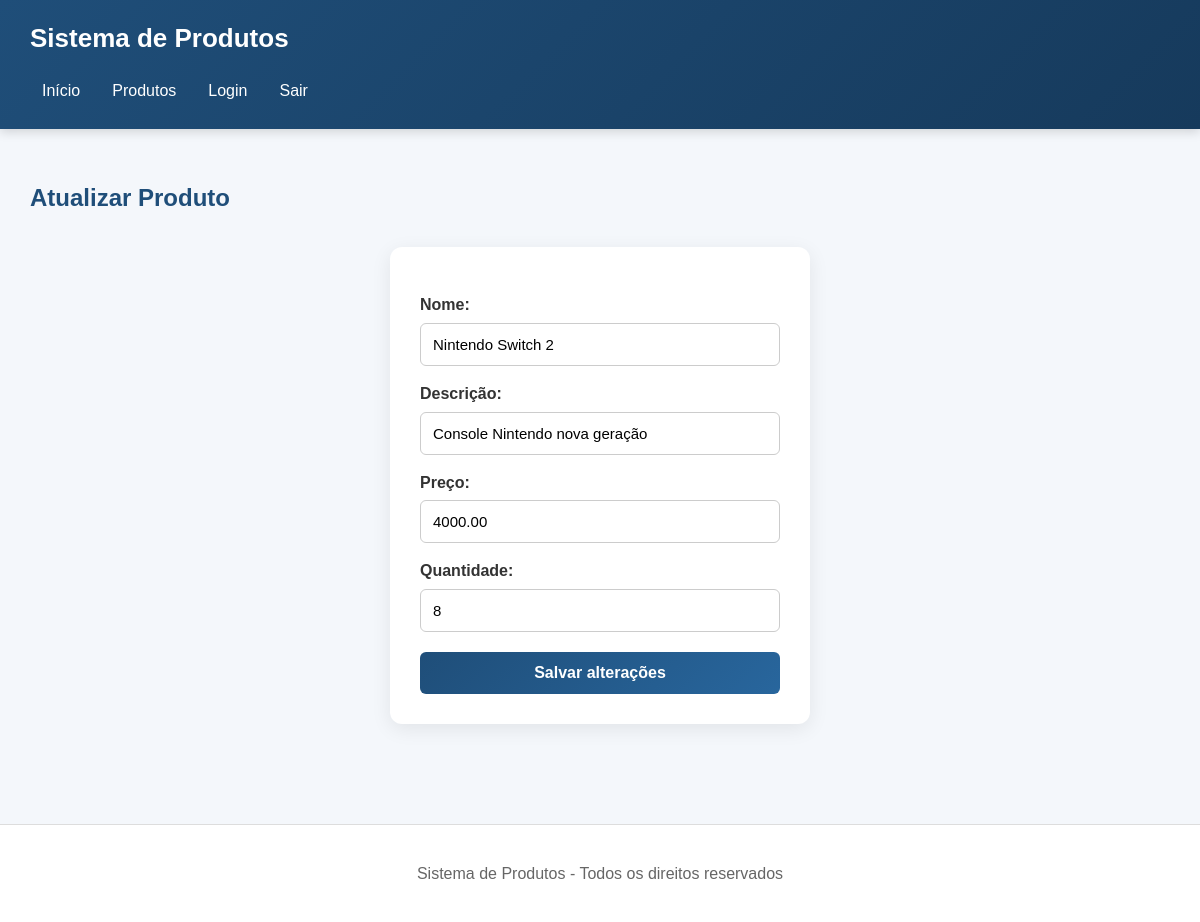
The app's page /produtos/atualizar.php?id=4 (signed in) with its own data.
### tables this page shows
CREATE TABLE `produtos` (
  `id` int(11) NOT NULL,
  `nome` varchar(100) NOT NULL,
  `descricao` varchar(255) NOT NULL,
  `preco` decimal(10,2) NOT NULL,
  `quantidade` int(11) NOT NULL
);

### produtos/atualizar.php (the view, shortened to what this page needs)
<?php
require __DIR__ . '/../conexao.php';
$id = $_GET['id'];
$sql = "SELECT * FROM produtos WHERE id = '$id'";
$resultado = mysqli_query($conexao, $sql);
$produto = mysqli_fetch_assoc($resultado);
?>
<?php require __DIR__ . '/../cabecalho.php'; ?>
<main>
    <h2>Atualizar Produto</h2>
    <form action="atualizar.php" method="POST">
        <label>Nome:</label>
        <input type="text" name="nome" value="<?php echo $produto['nome']; ?>"><br>
        <label>Descrição:</label>
        <input type="text" name="descricao" value="<?php echo $produto['descricao']; ?>"><br>
        <label>Preço:</label>
        <input type="text" name="preco" value="<?php echo $produto['preco']; ?>"><br>
        <label>Quantidade:</label>
        <input type="text" name="quantidade" value="<?php echo $produto['quantidade']; ?>"><br>
        <button type="submit">Salvar alterações</button>
    </form>
</main>
<?php require __DIR__ . '/../rodape.php'; ?>

### css/style.css (style rules this page uses)
* { box-sizing: border-box; }
body { font-family: Arial, sans-serif; margin: 0; background: #f4f7fb; color: #333; line-height: 1.6; }
main { width: 100%; max-width: 1200px; margin: 0 auto; padding: 30px; }
main h1, main h2, main h3 { color: #1f4e79; }
form { width: 100%; max-width: 420px; margin: 30px auto; background-color: white; padding: 30px; border-radius: 12px; box-shadow: 0 5px 20px rgba(0, 0, 0, 0.08); }
form label { display: block; margin-top: 15px; margin-bottom: 5px; font-weight: bold; color: #333; }
form input { width: 100%; padding: 12px; border: 1px solid #ccc; border-radius: 6px; font-size: 15px; outline: none; transition: 0.3s; }
form button { width: 100%; margin-top: 20px; padding: 12px 16px; background: linear-gradient(135deg, #1f4e79, #28669d); color: white; border: none; border-radius: 6px; font-size: 16px; font-weight: bold; cursor: pointer; transition: 0.3s; }

### records on screen
produtos: nome "Nintendo Switch 2", descricao "Console Nintendo nova geração", preco "4000.00", quantidade "8"
